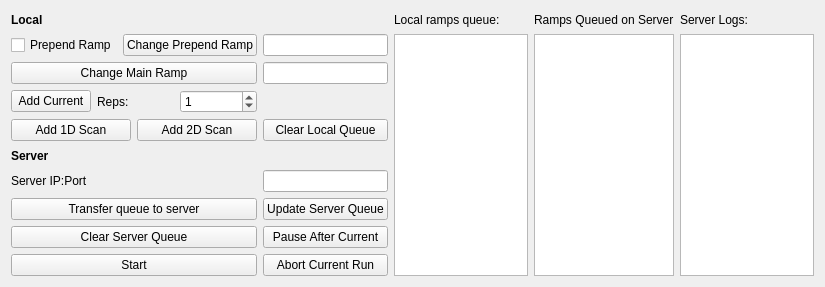
<?xml version="1.0" encoding="UTF-8"?>
<ui version="4.0">
 <class>RampQueuer</class>
 <widget class="QWidget" name="RampQueuer">
  <property name="geometry">
   <rect>
    <x>0</x>
    <y>0</y>
    <width>825</width>
    <height>287</height>
   </rect>
  </property>
  <property name="windowTitle">
   <string>Ramp Queuer</string>
  </property>
  <layout class="QGridLayout" name="gridLayout_2">
   <item row="0" column="1">
    <layout class="QGridLayout" name="gridLayout">
     <item row="1" column="2" rowspan="9">
      <widget class="QListWidget" name="listToQueue"/>
     </item>
     <item row="5" column="0">
      <widget class="QLabel" name="label_5">
       <property name="font">
        <font>
         <weight>75</weight>
         <bold>true</bold>
        </font>
       </property>
       <property name="text">
        <string>Server</string>
       </property>
      </widget>
     </item>
     <item row="1" column="0">
      <layout class="QHBoxLayout" name="horizontalLayout">
       <item>
        <widget class="QCheckBox" name="checkPrependRamp">
         <property name="text">
          <string>Prepend Ramp</string>
         </property>
        </widget>
       </item>
       <item>
        <widget class="QPushButton" name="pushChangeFile">
         <property name="text">
          <string>Change Prepend Ramp</string>
         </property>
        </widget>
       </item>
      </layout>
     </item>
     <item row="7" column="1">
      <widget class="QPushButton" name="pushUpdateServerQueue">
       <property name="text">
        <string>Update Server Queue</string>
       </property>
      </widget>
     </item>
     <item row="2" column="0">
      <widget class="QPushButton" name="pushChangeMainRamp">
       <property name="text">
        <string>Change Main Ramp</string>
       </property>
      </widget>
     </item>
     <item row="8" column="1">
      <widget class="QPushButton" name="pushPauseAfterCurrent">
       <property name="text">
        <string>Pause After Current</string>
       </property>
      </widget>
     </item>
     <item row="9" column="0">
      <widget class="QPushButton" name="pushStart">
       <property name="text">
        <string>Start</string>
       </property>
      </widget>
     </item>
     <item row="2" column="1">
      <widget class="QLineEdit" name="lineEditMainRamp"/>
     </item>
     <item row="8" column="0">
      <widget class="QPushButton" name="pushClearServerQueue">
       <property name="text">
        <string>Clear Server Queue</string>
       </property>
      </widget>
     </item>
     <item row="6" column="0">
      <widget class="QLabel" name="label_3">
       <property name="text">
        <string>Server IP:Port</string>
       </property>
      </widget>
     </item>
     <item row="6" column="1">
      <widget class="QLineEdit" name="serverIPAndPort"/>
     </item>
     <item row="0" column="0">
      <widget class="QLabel" name="label_6">
       <property name="minimumSize">
        <size>
         <width>219</width>
         <height>0</height>
        </size>
       </property>
       <property name="font">
        <font>
         <weight>75</weight>
         <bold>true</bold>
        </font>
       </property>
       <property name="text">
        <string>Local</string>
       </property>
      </widget>
     </item>
     <item row="9" column="1">
      <widget class="QPushButton" name="pushAbortCurrentRun">
       <property name="text">
        <string>Abort Current Run</string>
       </property>
      </widget>
     </item>
     <item row="0" column="2">
      <widget class="QLabel" name="label">
       <property name="text">
        <string>Local ramps queue:</string>
       </property>
      </widget>
     </item>
     <item row="7" column="0">
      <widget class="QPushButton" name="pushQueueToServer">
       <property name="text">
        <string>Transfer queue to server</string>
       </property>
      </widget>
     </item>
     <item row="0" column="3">
      <widget class="QLabel" name="label_2">
       <property name="text">
        <string>Ramps Queued on Server</string>
       </property>
      </widget>
     </item>
     <item row="0" column="4">
      <widget class="QLabel" name="label_4">
       <property name="text">
        <string>Server Logs:</string>
       </property>
      </widget>
     </item>
     <item row="3" column="0">
      <layout class="QHBoxLayout" name="horizontalLayout_2">
       <item>
        <widget class="QPushButton" name="pushAddCurrent">
         <property name="text">
          <string>Add Current</string>
         </property>
        </widget>
       </item>
       <item>
        <widget class="QLabel" name="label_7">
         <property name="text">
          <string>Reps:</string>
         </property>
        </widget>
       </item>
       <item>
        <widget class="QSpinBox" name="spinNumberReps">
         <property name="toolTip">
          <string>Number of reps</string>
         </property>
         <property name="value">
          <number>1</number>
         </property>
        </widget>
       </item>
      </layout>
     </item>
     <item row="4" column="0">
      <layout class="QHBoxLayout" name="horizontalLayout_3">
       <item>
        <widget class="QPushButton" name="push1DScan">
         <property name="text">
          <string>Add 1D Scan</string>
         </property>
        </widget>
       </item>
       <item>
        <widget class="QPushButton" name="push2DScan">
         <property name="text">
          <string>Add 2D Scan</string>
         </property>
        </widget>
       </item>
      </layout>
     </item>
     <item row="1" column="1">
      <widget class="QLineEdit" name="lineEditPrependRamp">
       <property name="readOnly">
        <bool>true</bool>
       </property>
      </widget>
     </item>
     <item row="1" column="3" rowspan="9">
      <widget class="QListWidget" name="listQueued"/>
     </item>
     <item row="1" column="4" rowspan="9">
      <widget class="QTextEdit" name="textServerMesg">
       <property name="readOnly">
        <bool>true</bool>
       </property>
      </widget>
     </item>
     <item row="4" column="1">
      <widget class="QPushButton" name="pushClearLocalQueue">
       <property name="text">
        <string>Clear Local Queue</string>
       </property>
      </widget>
     </item>
    </layout>
   </item>
  </layout>
 </widget>
 <resources/>
 <connections>
  <connection>
   <sender>pushChangeFile</sender>
   <signal>clicked()</signal>
   <receiver>RampQueuer</receiver>
   <slot>handleChangePrependRamp()</slot>
   <hints>
    <hint type="sourcelabel">
     <x>283</x>
     <y>199</y>
    </hint>
    <hint type="destinationlabel">
     <x>4</x>
     <y>433</y>
    </hint>
   </hints>
  </connection>
  <connection>
   <sender>pushAddCurrent</sender>
   <signal>clicked()</signal>
   <receiver>RampQueuer</receiver>
   <slot>handleAddCurrent()</slot>
   <hints>
    <hint type="sourcelabel">
     <x>436</x>
     <y>286</y>
    </hint>
    <hint type="destinationlabel">
     <x>571</x>
     <y>467</y>
    </hint>
   </hints>
  </connection>
  <connection>
   <sender>push1DScan</sender>
   <signal>clicked()</signal>
   <receiver>RampQueuer</receiver>
   <slot>handle1DScanPressed()</slot>
   <hints>
    <hint type="sourcelabel">
     <x>378</x>
     <y>257</y>
    </hint>
    <hint type="destinationlabel">
     <x>572</x>
     <y>429</y>
    </hint>
   </hints>
  </connection>
  <connection>
   <sender>pushQueueToServer</sender>
   <signal>clicked()</signal>
   <receiver>RampQueuer</receiver>
   <slot>handleQueueToServerPressed()</slot>
   <hints>
    <hint type="sourcelabel">
     <x>24</x>
     <y>281</y>
    </hint>
    <hint type="destinationlabel">
     <x>5</x>
     <y>465</y>
    </hint>
   </hints>
  </connection>
  <connection>
   <sender>pushUpdateServerQueue</sender>
   <signal>clicked()</signal>
   <receiver>RampQueuer</receiver>
   <slot>handleUpdateServerQueuePressed()</slot>
   <hints>
    <hint type="sourcelabel">
     <x>210</x>
     <y>285</y>
    </hint>
    <hint type="destinationlabel">
     <x>4</x>
     <y>372</y>
    </hint>
   </hints>
  </connection>
  <connection>
   <sender>pushChangeMainRamp</sender>
   <signal>clicked()</signal>
   <receiver>RampQueuer</receiver>
   <slot>handleChangeMainRamp()</slot>
   <hints>
    <hint type="sourcelabel">
     <x>219</x>
     <y>224</y>
    </hint>
    <hint type="destinationlabel">
     <x>2</x>
     <y>250</y>
    </hint>
   </hints>
  </connection>
  <connection>
   <sender>pushPauseAfterCurrent</sender>
   <signal>clicked()</signal>
   <receiver>RampQueuer</receiver>
   <slot>handlePauseAfterCurrent()</slot>
   <hints>
    <hint type="sourcelabel">
     <x>166</x>
     <y>313</y>
    </hint>
    <hint type="destinationlabel">
     <x>-1</x>
     <y>294</y>
    </hint>
   </hints>
  </connection>
  <connection>
   <sender>pushClearServerQueue</sender>
   <signal>clicked()</signal>
   <receiver>RampQueuer</receiver>
   <slot>handleClearServerQueue()</slot>
   <hints>
    <hint type="sourcelabel">
     <x>63</x>
     <y>314</y>
    </hint>
    <hint type="destinationlabel">
     <x>264</x>
     <y>497</y>
    </hint>
   </hints>
  </connection>
  <connection>
   <sender>pushAbortCurrentRun</sender>
   <signal>clicked()</signal>
   <receiver>RampQueuer</receiver>
   <slot>handleAbortCurrentRun()</slot>
   <hints>
    <hint type="sourcelabel">
     <x>354</x>
     <y>311</y>
    </hint>
    <hint type="destinationlabel">
     <x>569</x>
     <y>317</y>
    </hint>
   </hints>
  </connection>
  <connection>
   <sender>pushStart</sender>
   <signal>clicked()</signal>
   <receiver>RampQueuer</receiver>
   <slot>handlePushStart()</slot>
   <hints>
    <hint type="sourcelabel">
     <x>63</x>
     <y>334</y>
    </hint>
    <hint type="destinationlabel">
     <x>3</x>
     <y>343</y>
    </hint>
   </hints>
  </connection>
  <connection>
   <sender>pushClearLocalQueue</sender>
   <signal>clicked()</signal>
   <receiver>RampQueuer</receiver>
   <slot>handleClearLocalQueue()</slot>
   <hints>
    <hint type="sourcelabel">
     <x>291</x>
     <y>132</y>
    </hint>
    <hint type="destinationlabel">
     <x>412</x>
     <y>143</y>
    </hint>
   </hints>
  </connection>
 </connections>
 <slots>
  <slot>handleChangePrependRamp()</slot>
  <slot>handleAddCurrent()</slot>
  <slot>handle1DScanPressed()</slot>
  <slot>handleQueueToServerPressed()</slot>
  <slot>handleUpdateServerQueuePressed()</slot>
  <slot>handleChangeMainRamp()</slot>
  <slot>handlePauseAfterCurrent()</slot>
  <slot>handleClearServerQueue()</slot>
  <slot>handleAbortCurrentRun()</slot>
  <slot>handlePushStart()</slot>
  <slot>handleClearLocalQueue()</slot>
 </slots>
</ui>
